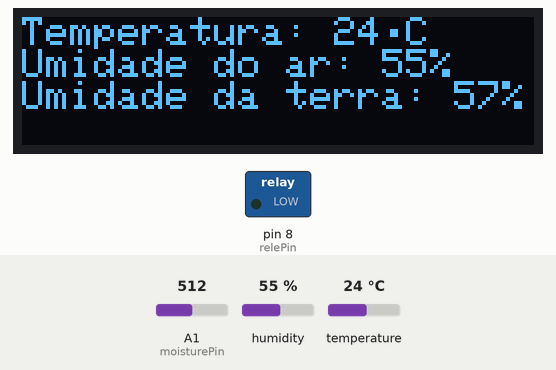
Bench run of a program on a simulated Arduino Leonardo, built with avr-gcc and run on an emulated ATmega32U4. Parts: 128×32 one-colour display, switched loads named in the program (green lamp = pin HIGH). Wiring (inferred from the names in the program): DHT11 sensor: data pin 5. The inputs (shaded band) are chosen by the test bench; at power-on: A1 (moisturePin) = 512, humidity 55 %, temperature 24 °C. Pins used as bus, display or sensor lines are not drawn; what the program prints to the serial monitor is not drawn.

Above: at 2.3 s.
2.4 s: A1 (moisturePin) set to 300
At 3.9 s:
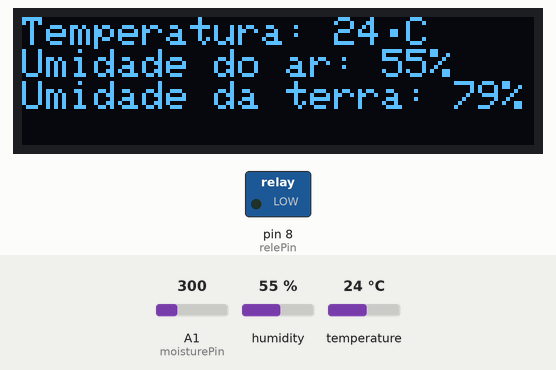
4.4 s: A1 (moisturePin) set to 278
At 6.1 s:
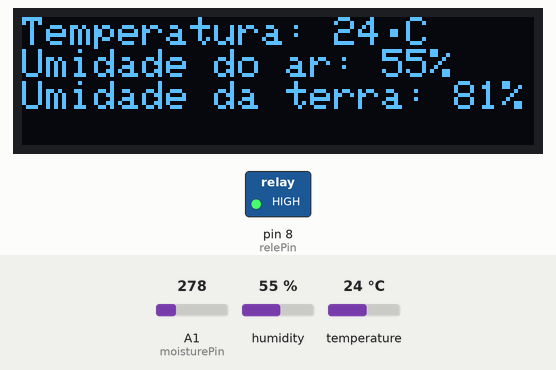
7.3 s: humidity set to 22 %
At 8.2 s:
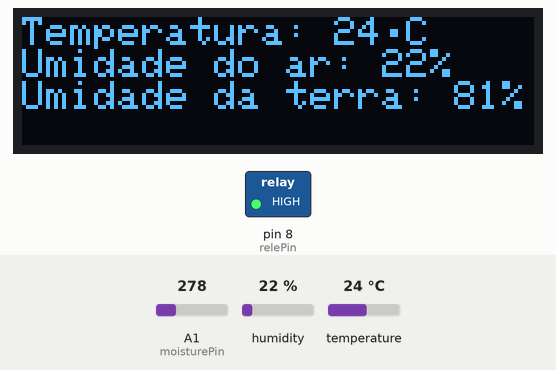
9.2 s: temperature set to 12 °C
At 11.3 s:
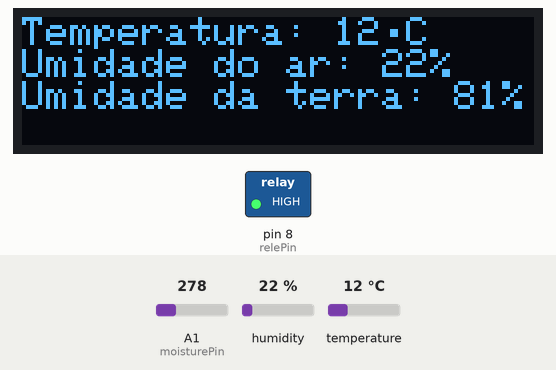
11.6 s: humidity set to 40 %
At 13.6 s:
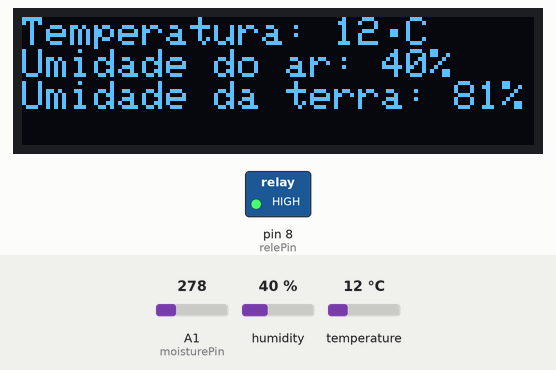
14.0 s: A1 (moisturePin) set to 306
At 15.8 s:
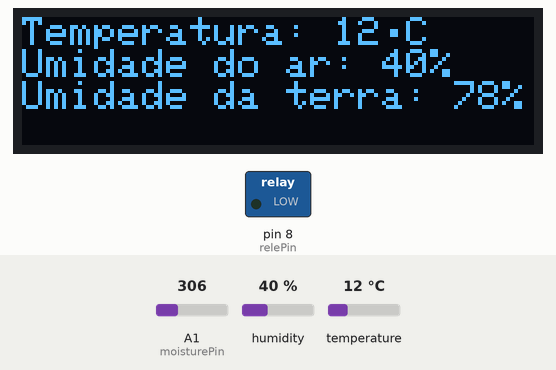
Timing chart, 0 to 17.3 s (numbered marks = the images above; inputs shaded):
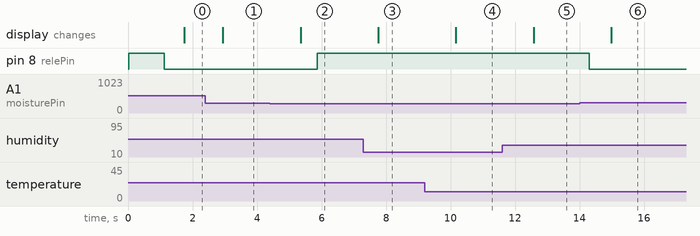

The program:

main.cpp
```cpp
// (licence header left out)
#include <dht.h>
#include <SPI.h>
#include <Wire.h>
#include <Adafruit_GFX.h>
#include <Adafruit_SSD1306.h>

// --- Variáveis de tempo ---

/*
 * Previous millis: variável para definir o tempo de começo de um ciclo
 * Current millis: tempo atual do ciclo
 * Intevalo: Tempo de duração do ciclo
 */

// Nome das variáveis precisa ser mudado

unsigned long previousMillis = 0;
unsigned long segundoPreviousMillis = 0;
unsigned long currentMillis;
unsigned long segundoCurrentMillis;
const unsigned long intervalo = 800;
const unsigned long segundoIntervalo = 1200;
// --- Variáveis de tempo ---

// --- Variáveis do display ---
#define SCREEN_WIDTH 128 // OLED display width, in pixels
#define SCREEN_HEIGHT 32 // OLED display height, in pixels
#define OLED_RESET 4     // Reset pin # (or -1 if sharing Arduino reset pin)
Adafruit_SSD1306 display(SCREEN_WIDTH, SCREEN_HEIGHT, &Wire, OLED_RESET);
int displayUmidade;
int percentageMoisture;
// --- Variáveis do display ---

// --- Variáveis do DHT11 ---
const int dhtPin = 5;
#define dhtType DHT11

int temperatura = 0x00;
int umidade = 0x00;

dht my_dht;
// --- Variáveis do DHT11 ---

// --- Variáveis do Mositure ---
float moisturePin = A1;
float moistureValue = 0;
float moisture = 0;

const int WET = 96;   // molhado
const int DRY = 1046; // seco
// --- Variáveis do Mositure ---

// --- Relés ---
const int relePin = 8;
// --- Relés ---

void setup()
{
  // setup
  Serial.begin(9600);

  if (!display.begin(SSD1306_SWITCHCAPVCC, 0x3C))
  { // Address 0x3C for 128x32
    Serial.println(F("SSD1306 allocation failed"));
    for (;;)
      ; // Don't proceed, loop forever
  }

  // Relé
  pinMode(relePin, OUTPUT);
  digitalWrite(relePin, HIGH);

  Serial.println("Feito setup");
}

void loop()
{

  currentMillis = millis();
  segundoCurrentMillis = millis();
  delay(10);

  /*
   * Se o tempo atual menos o tempo de início do ciclo for maior ou igual ao intervalo,
   * ele executa uma tarefa dentro do bloco de código. Se não,
   * ele passa para a próxima tarefa.
   *
   * Ex: Intervalo de 1 segundo
   * 512ms - 0 = 512ms
   * Como só se passou meio segundo, ele passa para a próxima tarefa
   * Na volta do loop:
   * 1024 - 0 = 1024ms
   * 1024 >= 1000ms
   * Ele irá rodar o bloco de código, e passará para a próxima tarefa.
   */

  if (currentMillis - previousMillis >= intervalo)
  {

    // --- Moisture Sensor OUTPUT ---
    moisture = moistureMain();

    // --- Irrigation OUTPUT ---
    pumpMain(moisture);

    // Salvar a última vez que o comando foi executado
    previousMillis = currentMillis;
  }

  if (segundoCurrentMillis - segundoPreviousMillis >= segundoIntervalo)
  {
    // --- Display OUTPUT ---
    displayMain();
    // --- Display OUTPUT ---
    segundoPreviousMillis = segundoCurrentMillis;
  }
}

// Display
// float temp, float moisture, float umidity
int displayMain()
{

  display.clearDisplay();
  delay(1);
  display.setTextSize(1);
  display.setTextColor(WHITE);
  display.setCursor(0, 0);
  display.print(F("Temperatura: "));
  display.print(dhtTempMain());
  display.write(248);
  display.print(F("C"));
  display.setCursor(0, 8);
  display.print(F("Umidade do ar: "));
  display.print(dhtUmidMain());
  display.print(F("%"));
  displayUmidade = moistureMain();
  display.setCursor(0, 16);
  display.print(F("Umidade da terra: "));
  display.print(displayUmidade);
  display.print(F("%"));
  display.display();
  delay(200);
}

int pumpMain(float moistureValue)
{
  // acionar a pump e começar processo de irrigação

  if (moistureValue <= 80)
  {
    digitalWrite(relePin, LOW);
    Serial.println("Terra seca.");
  }
  else
  {
    digitalWrite(relePin, HIGH);
    Serial.println("Terra umida.");
  }

  Serial.print("Umidade da terra: ");
  Serial.println(moistureValue);

  delay(200);

  return 0;
}

// Moisture Function
int moistureMain()
{

  int moistureAvg = 0;
  int moistureAvgPerc = 0;

  for (int i = 0; i < 100; i++)
  {
    moistureValue += analogRead(moisturePin);
    delay(1);
  }

  // Média dos valores para que o sensor tenha mais precisão
  moistureAvg = moistureValue / 100;
  moistureValue = 0;

  // Valor entre 0 - 100
  moistureAvgPerc = map(moistureAvg, WET, DRY, 100, 0);

  delay(200);

  return moistureAvgPerc;
}

// DHT11 Functions
int dhtTempMain()
{
  my_dht.read11(dhtPin);
  temperatura = my_dht.temperature;

  Serial.print("Temperatura: ");
  Serial.print(temperatura);
  Serial.println(" °C");

  Serial.println("Aguardando nova medição de temperatura e umidade do ar...");
  delay(10);

  return temperatura;
}

int dhtUmidMain()
{
  my_dht.read11(dhtPin);
  umidade = my_dht.humidity;

  Serial.print("Umidade: ");
  Serial.println(umidade);
  delay(10);

  return umidade;
}
```

Measured:
- the behaviour switches between 286 and 285 on A1 (moisturePin) (found by bisection; images 1 and 2)
- after the input at 2.4 s, the display: changes after 0.54 s (image 1)
- after the input at 4.4 s, pin 8 (relePin): LOW → HIGH after 1.5 s; the display: changes after 0.95 s (image 2)
- after the input at 7.3 s, the display: changes after 0.46 s (image 3)
- after the input at 9.2 s, the display: changes after 0.97 s (image 4)
- after the input at 11.6 s, the display: changes after 0.97 s (image 5)
- after the input at 14.0 s, pin 8 (relePin): HIGH → LOW after 0.30 s; the display: changes after 0.98 s (image 6)
